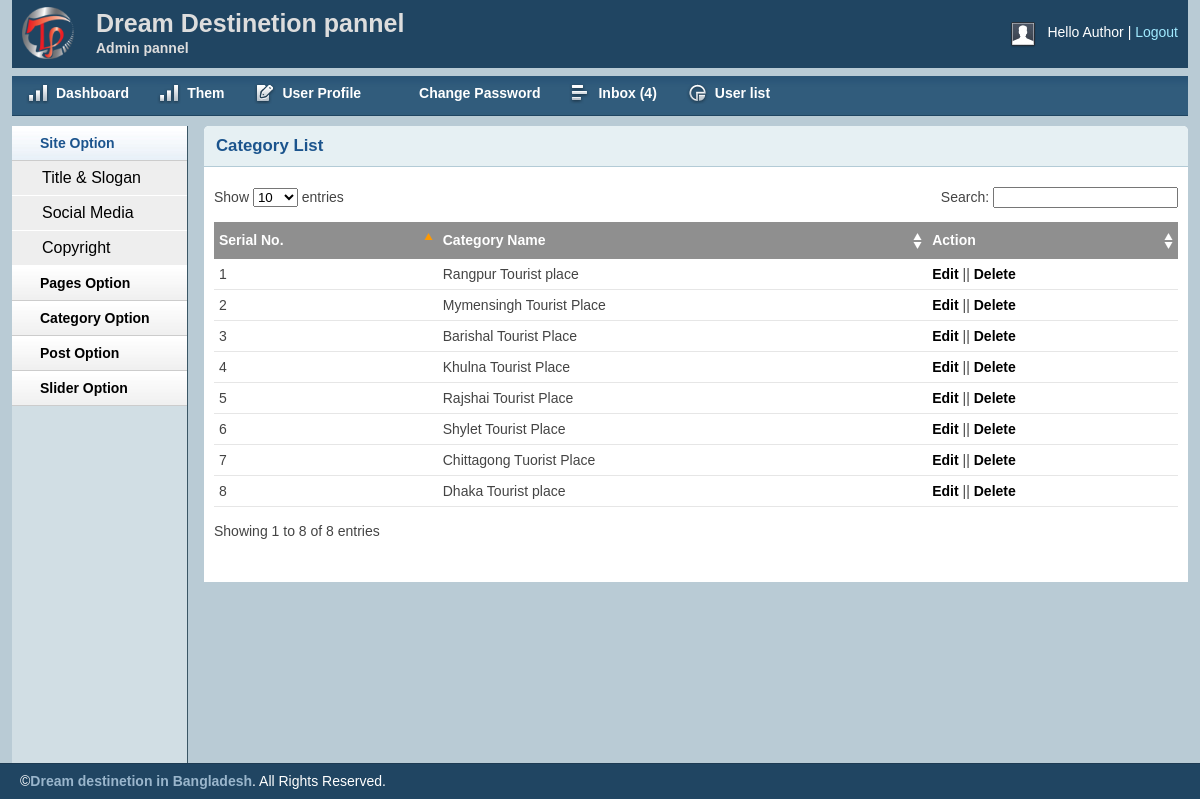
Page /admin/catlist.php (signed in) on the committed database.
### tables this page shows
CREATE TABLE `tbl_catagory` (
  `id` int(11) NOT NULL,
  `name` varchar(60) NOT NULL
);

CREATE TABLE `tbl_footer` (
  `id` int(11) NOT NULL,
  `note` varchar(215) NOT NULL
);

### lib/Database.php (called while the page is built, shortened)
<?php
Class Database{
	public $host   = DB_HOST;
	public $user   = DB_USER;
	public $pass   = DB_PASS;
	public $dbname = DB_NAME;
	public $link;
	private function connectDB(){
	$this->link = new mysqli($this->host, $this->user, $this->pass, $this->dbname);
 }
	public function select($query){
		$result = $this->link->query($query) or die($this->link->error.__LINE__);
		if($result->num_rows > 0){
			return $result;
		} else {
			return false;
		}
	}
}

### admin/catlist.php (the view, shortened to what this page needs)
<?php include "inc/header.php";?>
<?php include "inc/sidebar.php";?>
        <div class="grid_10">
            <div class="box round first grid">
                <h2>Category List</h2>
                <div class="block">
                    <table class="data display datatable" id="example">
					<thead>
						<tr>
							<th>Serial No.</th>
							<th>Category Name</th>
							<th>Action</th>
						</tr>
					</thead>
					<tbody>
						<?php
						$query = "SELECT *FROM tbl_catagory ORDER BY id DESC";
						$catagory =$db->select($query);
						if ($catagory) {
							$i=0;
							while($result=$catagory->fetch_assoc()){
						$i++;
						?>
						<tr class="odd gradeX">
							<td><?php echo $i; ?></td>
							<td><?php echo $result['name'];?></td>
							<td><a href="cat.php?catid=<?php echo $result['id'];?>">Edit</a>
							|| <a onclick="return confirm('Are you sure to delete this catagory!!')"     href="?delcat=<?php echo $result['id'];?>">Delete</a></td>
						</tr>
						<?php
					}
				}
				?>
					</tbody>
				</table>
               </div>
            </div>
        </div>
        <?php include "inc/footer.php";?>

### admin/inc/footer.php (shortened to what this page needs)
    </div>
    <?php
    $query= "SELECT *FROM tbl_footer ";
    $copy = $db->select($query);
    if ($copy) {
    	while ($result = $copy->fetch_assoc()) {
    ?>
    <div id="site_info">
        <p>
         &copy;<a href="http://trainingwithliveproject.com"><?php echo $result['note'];?></a>. All Rights Reserved.
        </p>
    </div>
    <?php
     	}
    }
    ?>
</body>
</html>

### admin/css/layout.css (style rules this page uses)
body { background: #fff none repeat scroll 0 0; color: #444; font-size: 14px; padding: 0; }
a { color: #000; font-weight:bold; text-decoration: none; }
h1, h2, h3, h4, h5, h6 { line-height:1.2em; margin-bottom:.3em; }
h2 { margin-top:1em; }
.box { background:#fff; margin-bottom:20px; padding:10px 10px 10px 10px; margin-left:-8px; }
.box.grid { padding-bottom:40px; }
.box.round { -moz-border-radius: 5px 5px 0px 0px; -webkit-border-radius: 5px 5px 0px 0px; border-radius: 5px 5px 0px 0px; }
.box h2 { font-size:1.2em; font-weight:bold; color:#1B548D; background:#E6F0F3; margin:-10px -10px 0 -10px; padding:10px 12px; border-bottom:1px solid #B3CBD6; -moz-border-radius: 5px 5px 0px 0px; -webkit-border-radius: 5px 5px 0px 0px; border-radius: 5px 5px 0px 0px; }
.box.first { min-height: 406px; }
.block { padding-top:20px; }
p { margin-bottom:1em; }
#site_info { color:#fff; background:#204562; border-top:1px solid #1d3b53; padding-left:20px; }
#site_info p { line-height:35px; margin-bottom:0px; }
#site_info a { color:#9ab6cc; }
.block { padding-bottom:1px; }
table.display { margin: 0 auto; clear: both; width: 100%; }
.sorting_asc { background: #8f8f8f url(../img/table/sort_asc.png) no-repeat center right; padding:8px 5px; text-align:left; color:#fff; }
.sorting { background:#8f8f8f url(../img/table/sort_both.png) no-repeat center right; padding:8px 5px; text-align:left; color:#fff; }
tr.odd { height: 30px; line-height: 30px; border-bottom:1px solid #e6e6e6; }
tr.even { height: 30px; line-height: 30px; border-bottom:1px solid #e6e6e6; }
tr.odd td, tr.even td { padding-left:5px; }

### rows in the picture
tbl_catagory: name "Rangpur Tourist place"
tbl_catagory: name "Mymensingh Tourist Place"
tbl_catagory: name "Barishal Tourist Place"
tbl_catagory: name "Khulna Tourist Place"
tbl_catagory: name "Rajshai Tourist Place"
tbl_catagory: name "Shylet Tourist Place"
tbl_catagory: name "Chittagong Tuorist Place"
tbl_catagory: name "Dhaka Tourist place"
tbl_footer: note "Dream destinetion in Bangladesh"

### other values in the picture
session::get('username') "Author"
$count "4"
